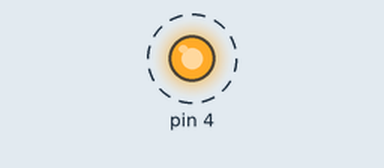
This sketch was run on a simulated Arduino Uno, built with avr-gcc and run on an emulated ATmega328P. Shown: output pins drawn as LEDs (lit = HIGH). Dashed ring = blinking.

Above: at 0.5 s.
Timing chart, 0 to 4.6 s (numbered marks = the images above):
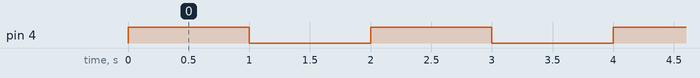

The sketch:

irCode.ino
```cpp
void setup()
{
	pinMode(4, OUTPUT);
}

void loop()
{

	digitalWrite(4, HIGH);
  digitalWrite(13, HIGH);
  delay(1000);
  digitalWrite(4, LOW);
  digitalWrite(13, LOW);
  delay(1000);
}
```

Measured:
- by itself, pin 4: alternates HIGH for 1.0 s and LOW for 1.0 s
